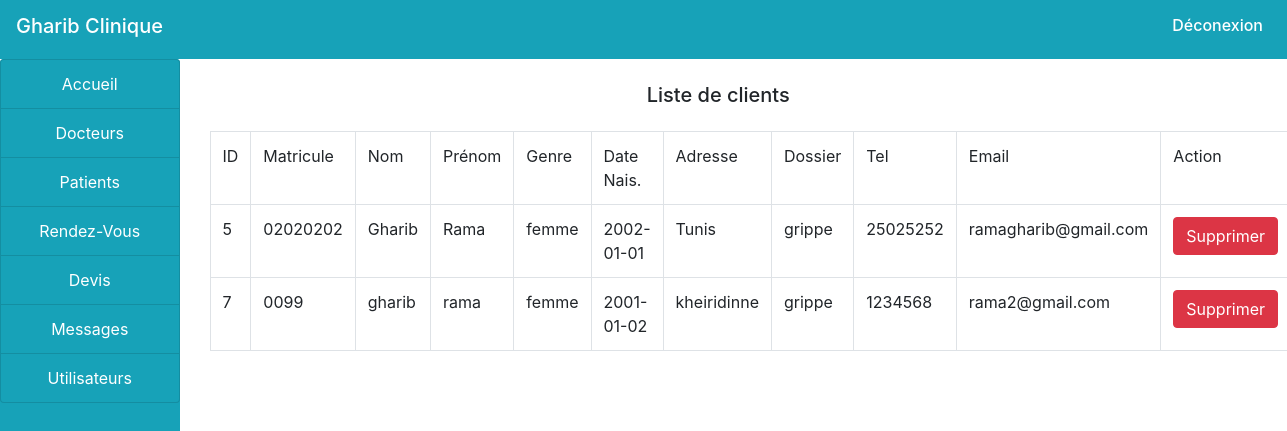
The app's page /ramaprojet/administration/clients.php with its own data.
### tables this page shows
CREATE TABLE IF NOT EXISTS `clients` (
  `idcl` int(11) NOT NULL AUTO_INCREMENT,
  `mat` varchar(10) NOT NULL,
  `nom` varchar(50) NOT NULL,
  `pren` varchar(50) NOT NULL,
  `genre` varchar(20) NOT NULL,
  `datn` date NOT NULL,
  `adr` text NOT NULL,
  `dos_med` varchar(100) DEFAULT NULL,
  `tel` varchar(8) NOT NULL,
  `email` varchar(100) NOT NULL,
  `modp` varchar(50) NOT NULL,
  PRIMARY KEY (`idcl`)
);

### ramaprojet/administration/clients.php (the view, shortened to what this page needs)
<!doctype html>
<html >
<head>
</head>
<body>
  <?php
  include("../include/header.php");
  ?>
  <div class="container-fluid">
  <div class="col-md-12">
  <div class="row">
  <div class="col-md-2" style="margin-left: -30px;">
  <?php
  include("sidenav.php");
  ?>
  </div>
  <div class="col-md-10">
  <h5 class="text-center my-4">Liste de clients</h5>
  <?php
  $cnx=new PDO('mysql:host=localhost;dbname=clinica;charset=utf8','root','');
  $req=$cnx->prepare('Select * from clients');
  $req->execute();
  $nbr = $req->rowCount();
?>
    <table class='table  table-bordered'>
    <tr>
    <td>ID</td>
	<td>Matricule</td>
	<td>Nom</td>
    <td>Prénom</td>
    <td>Genre</td>
	<td>Date Nais.</td>
	<td>Adresse</td>
	<td>Dossier</td>
    <td>Tel</td>
	<td>Email</td>
	<td>Action</td>
    </tr>
 <?php
    if ($nbr < 1 ) {
   ?>
        <tr><td colspan='6' class='text-center'>Pas de clients</td> </tr>
      <?php
	  }
	  else
	  {
      while($row=$req->fetch()){
?>
		<tr>
        <td><?php echo $row['idcl'];?></td>
		        <td><?php echo $row['mat'];?></td>
		<td><?php echo $row['nom'];?></td>
        <td><?php echo $row['pren'];?></td>
        <td><?php echo $row['genre'];?></td>
				<td><?php echo $row['datn'];?></td>
		<td><?php echo $row['adr'];?></td>
		<td><?php echo $row['dos_med'];?></td>
        <td><?php echo $row['tel'];?></td>
		<td><?php echo $row['email'];?></td>
        <td><button type='button' class='btn btn-danger deletebtn'> Supprimer </button>
		</td>
  </tr>
	  <?php }
	  }	  ?>
  </table>

### ramaprojet/include/header.php (shortened to what this page needs)
<!DOCTYPE html>
<html>
<head>
    <link rel="stylesheet" type="text/css" href="https://stackpath.bootstrapcdn.com/bootstrap/4.5.2/css/bootstrap.min.css">
    <link rel="stylesheet" type="text/css" href="https://stackpath.bootstrapcdn.com/font-awesome/4.7.0/css/font-awesome.min.css">
    <link rel="stylesheet" type="text/css" href="https://cdnjs.cloudflare.com/ajax/libs/font-awesome/5.13.0/css/all.min.css">
</head>
<body>
    <nav class="navbar navbar-expand-lg navbar-info bg-info">
        <h5 class="text-white"> Gharib Clinique </h5>
        <ul class="navbar-nav">
            <li class="nav-item"><a href="../index.html" class="nav-link text-white" ><h6>Déconexion</h6></a></li>
        </ul>
    </nav>
</body>
</html>

### ramaprojet/administration/sidenav.php (shortened to what this page needs)
<!DOCTYPE html>
<html>
<head>
</head>
<body>
<div class="list-group bg-info" style="height: 90vh;">
					<a href="index.php" class="list-group-item list-group-item-action bg-info text-center text-white">Accueil</a>
					<a href="docteurs.php" class="list-group-item list-group-item-action bg-info text-center text-white">Docteurs</a>
					<a href="clients.php" class="list-group-item list-group-item-action bg-info text-center text-white">Patients</a>
					<a href="rdvous.php" class="list-group-item list-group-item-action bg-info text-center text-white">Rendez-Vous</a>
					<a href="devis.php" class="list-group-item list-group-item-action bg-info text-center text-white">Devis</a>
					<a href="message.php" class="list-group-item list-group-item-action bg-info text-center text-white">Messages</a>
					<a href="utilisateurs.php" class="list-group-item list-group-item-action bg-info text-center text-white">Utilisateurs</a>
</div>
</body>
</html>

### records on screen
clients: idcl "5", mat "02020202", nom "Gharib", pren "Rama", genre "femme", datn "2002-01-01", adr "Tunis", dos_med "grippe", tel "25025252", email "ramagharib@gmail.com"
clients: idcl "7", mat "0099", nom "gharib", pren "rama", genre "femme", datn "2001-01-02", adr "kheiridinne", dos_med "grippe", tel "1234568", email "rama2@gmail.com"
